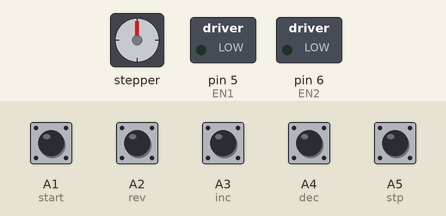
The sketch below on a simulated Arduino Uno, built with avr-gcc and run on an emulated ATmega328P. Parts: stepper motor, switched loads named in the sketch (green lamp = pin HIGH). Wiring (inferred from the names in the program): stepper motor (2048 steps per turn assumed): coils pin 7, pin 8, pin 9, pin 10. The inputs (shaded band) are chosen by the test bench; at power-on: A1 (start), A2 (rev), A3 (inc), A4 (dec), A5 (stp) HIGH. Pins used as bus, display or sensor lines are not drawn.

Above: at 1.2 s.
1.3 s: A1 (start) pulled LOW for 0.15 s
At 1.45 s:
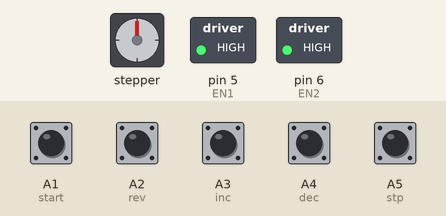
At 2.05 s:
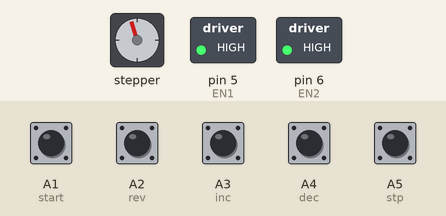
4.3 s: A3 (inc) pulled LOW for 0.15 s
7.3 s: A5 (stp) pulled LOW for 0.15 s
At 7.9 s:
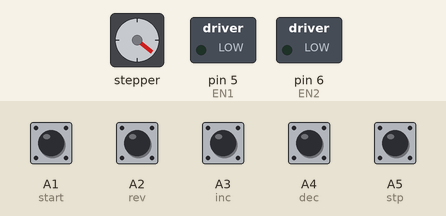
8.9 s: A1 (start) pulled LOW for 1 s
At 9.05 s:
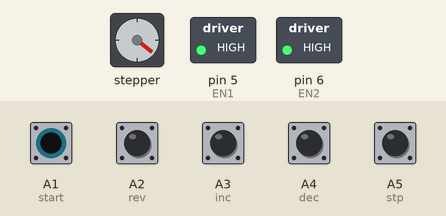
11.9 s: A2 (rev) pulled LOW for 0.15 s
15.0 s: A4 (dec) pulled LOW for 1 s
Timing chart, 0 to 20.0 s (numbered marks = the images above; inputs shaded):
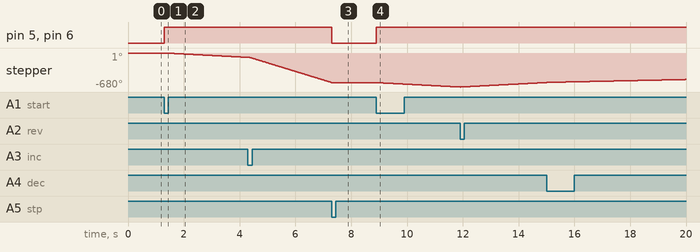

The sketch:

STEPPER_MOTOR.ino
```cpp
/*
  Experiment:- Stepper Motor
  Compony:- Logsun Systems Pune
  Date:-19-06-2019
  Programmer:- Rahul Gaud
  Connection:-1)(PORT C --> STEPPER MOTOR EN-I/P Pins (J13))
              2)(PORT F --> STEPPER MOTOR CONTROL Pins (J14))
              SEQUENCE =START=>DEC=>INC=>REV=>STOP
*/
int EN1 = 5;
int EN2 = 6;
int IP1 = 7;
int IP2 = 8;
int IP3 = 9;
int IP4 = 10;

int start = A1;
int rev = A2;
int inc = A3;
int dec = A4;
int stp = A5;

unsigned int count = 5, run = 0, DIR;
void rotation(void);

void setup()
{
  pinMode(EN1, OUTPUT);
  pinMode(EN2, OUTPUT);
  pinMode(IP1, OUTPUT);
  pinMode(IP2, OUTPUT);
  pinMode(IP3, OUTPUT);
  pinMode(IP4, OUTPUT);

  pinMode(start, INPUT_PULLUP);
  pinMode(rev, INPUT_PULLUP);
  pinMode(inc, INPUT_PULLUP);
  pinMode(dec, INPUT_PULLUP);
  pinMode(stp, INPUT_PULLUP);

  digitalWrite(EN1, LOW);
  digitalWrite(EN2, LOW);
  digitalWrite(IP1, LOW);
  digitalWrite(IP2, LOW);
  digitalWrite(IP3, LOW);
  digitalWrite(IP4, LOW);
}

void loop() {
  if (digitalRead(start) == 0)
  {
    DIR = 0;
    digitalWrite(EN1, HIGH);
    digitalWrite(EN2, HIGH);
    count = 6;
    run = 1;
  }
  else if (digitalRead(rev) == 0)
  {
    DIR = 1;
  }
  else if ((digitalRead(inc) == 0) && count > 1)
  {
    count  = count - 0.5;
    delay(1);
  }
  else if ((digitalRead(dec) == 0) && count < 15)
  {
    count  = count + 1;
    delay(1);
  }
  else if (digitalRead(stp) == 0)
  {
    digitalWrite(EN1, LOW);
    digitalWrite(EN2, LOW);
    digitalWrite(IP1, LOW);
    digitalWrite(IP2, LOW);
    digitalWrite(IP3, LOW);
    digitalWrite(IP4, LOW);
    run = 0;
  }
  if (run == 1)
    rotation();
}

void rotation()
{
  if (DIR == 0)
  {
    digitalWrite(IP1, LOW);
    digitalWrite(IP2, LOW);
    digitalWrite(IP3, HIGH);
    digitalWrite(IP4, HIGH);
    delay(count);
    digitalWrite(IP1, LOW);
    digitalWrite(IP2, HIGH);
    digitalWrite(IP3, HIGH);
    digitalWrite(IP4, LOW);
    delay(count);
    digitalWrite(IP1, HIGH);
    digitalWrite(IP2, HIGH);
    digitalWrite(IP3, LOW);
    digitalWrite(IP4, LOW);
    delay(count);
    digitalWrite(IP1, HIGH);
    digitalWrite(IP2, LOW);
    digitalWrite(IP3, LOW);
    digitalWrite(IP4, HIGH);
    delay(count);
  }
  if (DIR == 1)
  {
    digitalWrite(IP1, HIGH);
    digitalWrite(IP2, HIGH);
    digitalWrite(IP3, LOW);
    digitalWrite(IP4, LOW);
    delay(count);
    digitalWrite(IP1, LOW);
    digitalWrite(IP2, HIGH);
    digitalWrite(IP3, HIGH);
    digitalWrite(IP4, LOW);
    delay(count);
    digitalWrite(IP1, LOW);
    digitalWrite(IP2, LOW);
    digitalWrite(IP3, HIGH);
    digitalWrite(IP4, HIGH);
    delay(count);
    digitalWrite(IP1, HIGH);
    digitalWrite(IP2, LOW);
    digitalWrite(IP3, LOW);
    digitalWrite(IP4, HIGH);
    delay(count);
  }
}
```

Measured:
- after the input at 1.3 s, pin 5 (EN1), pin 6 (EN2): LOW → HIGH at once; stepper: keeps turning counter-clockwise at about 30°/s, starting at once
- after the input at 7.3 s, pin 5 (EN1), pin 6 (EN2): HIGH → LOW at once
- after the input at 8.9 s, pin 5 (EN1), pin 6 (EN2): LOW → HIGH at once; stepper: keeps turning counter-clockwise at about 30°/s, starting at once
